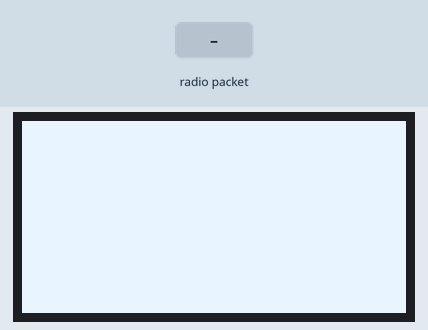
Bench run of a sketch on a simulated Arduino Uno, built with avr-gcc and run on an emulated ATmega328P. Parts: 128×64 one-colour display. Inputs (shaded band) come from the test bench. No radio packets arrive unless stated.

Above: at 1.2 s.
1.3 s: radio packet "1" arrives
2.8 s: radio packet "0" arrives
At 3.1 s:
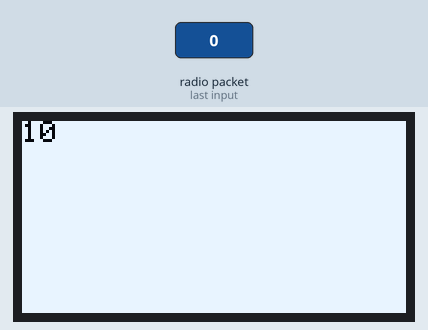
4.3 s: radio packet "2" arrives
At 5.4 s:
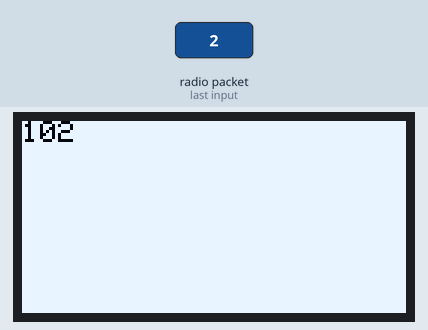
Timing chart, 0 to 7.3 s (numbered marks = the images above; inputs shaded):
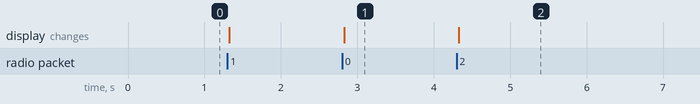

The sketch:

Test_Receiver_SH1106.ino
```cpp
/*
 *  Test receiver program to show the received text on
 *  SSH1106 1.3" Blue OLED.
 */

#include <SPI.h>
#include <nRF24L01.h>
#include <RF24.h>
#include <Wire.h>
#include <Adafruit_GFX.h>
#include <Adafruit_SH1106.h>

RF24 radio(7, 8); // CE, CSN
const byte address[6] = "00001";

// OLED setup.
#define OLED_RESET 4
Adafruit_SH1106 display(OLED_RESET);

void setup() {
  Serial.begin(9600);
  radio.begin();
  radio.openReadingPipe(0, address);
  radio.setPALevel(RF24_PA_MIN);
  radio.startListening();

  // by default, we'll generate the high voltage from the 3.3v line internally! (neat!)
  display.begin(SH1106_SWITCHCAPVCC, 0x3C);  // initialize with the I2C addr 0x3C (for the 128x32)
  display.clearDisplay();   // clears the screen and buffer
  display.setCursor(0, 0);
  display.fillRect(0, 0, display.width(), display.height(), WHITE);
  display.display(); // show splashscreen
}
void loop() {
  if (radio.available()) {
    char string[32] = "";
    radio.read(&string, sizeof(string));
    showText(string);
  }
}

void showText(char* string) {
//  display.clearDisplay();
  display.setTextSize(1);
  display.setTextColor(BLACK, WHITE);
//  display.setCursor(10, 10);
  display.print(string);
  display.display();
}
```

Measured:
- after the input at 2.8 s, the display: changes at once (image 1)
- after the input at 4.3 s, the display: changes at once (image 2)
